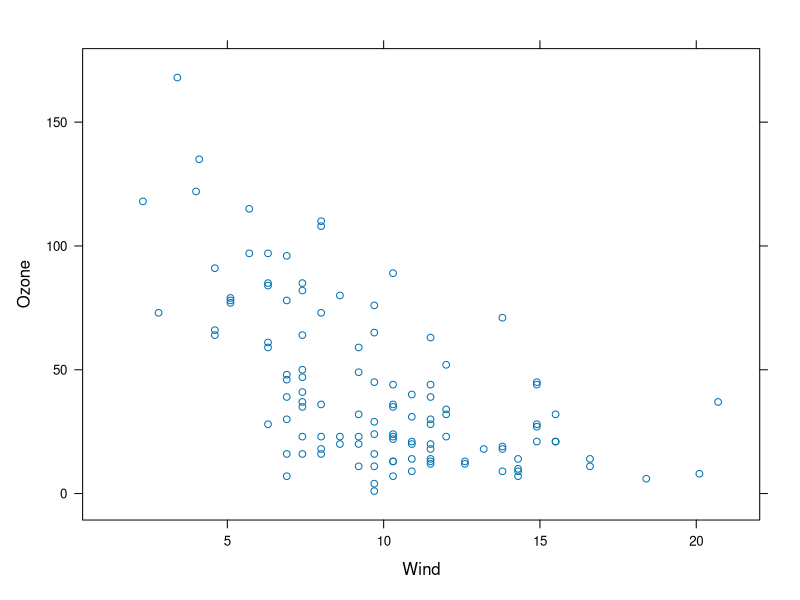
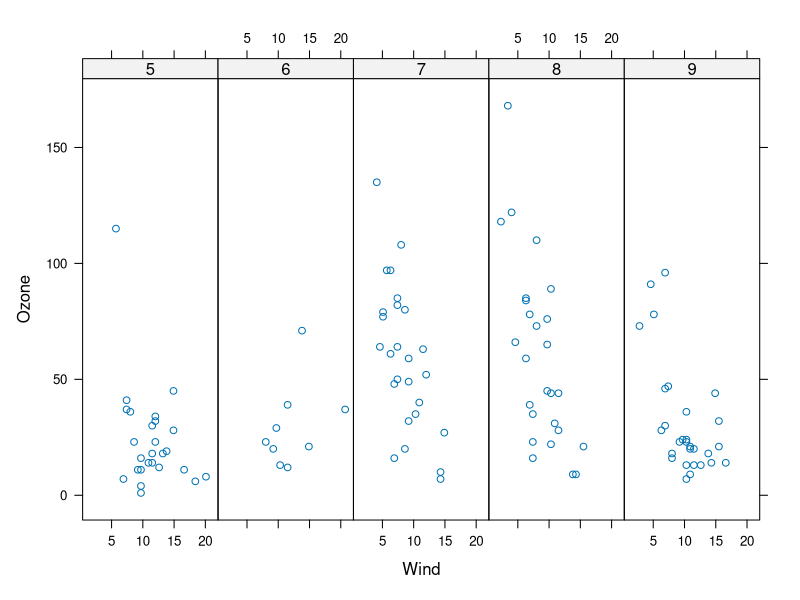
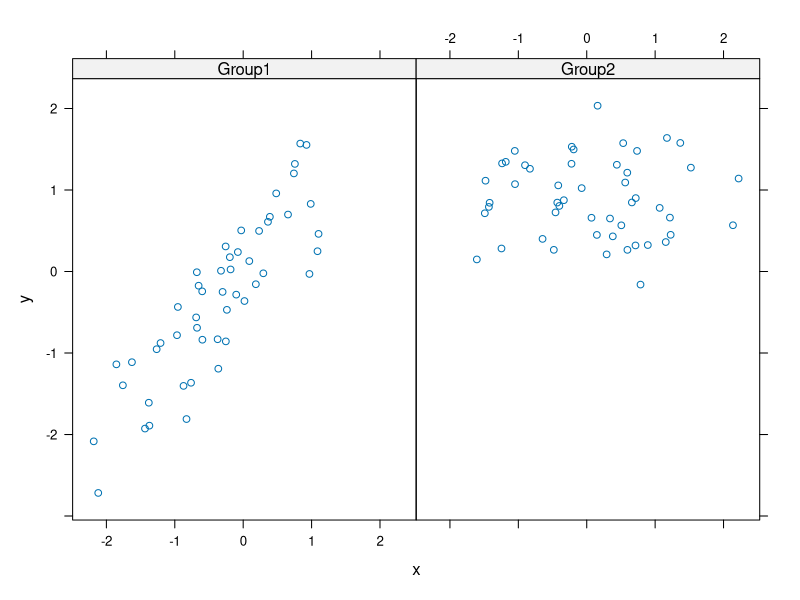
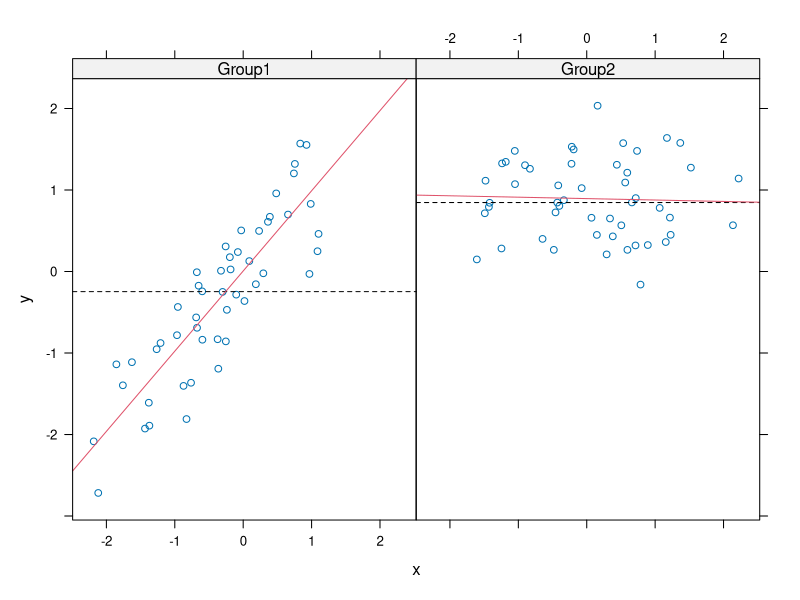

Write the R code that produced these figures, in order. (Note: this script raises an error after producing the figures.)
## ---- chunk 1

############Lattice plotting system#########


#xyplot:


library(lattice)
library(datasets)

#Simple scatter
xyplot(Ozone~Wind, data=airquality)

#seperated by month

#convert month to factor
airquality <- transform(airquality, Month= factor(Month))
xyplot(Ozone~ Wind | Month, data=airquality,layout= c(5,1))


#Lattice Panel Functions##

#Generate random data
set.seed(10)
x<- rnorm(100)
f <- rep(0:1, each=50)
y <- x + f - f*x + rnorm(100, sd=0.5)
f <- factor(f, labels = c("Group1", "Group2"))

#plot with 2 panels
xyplot( y~x | f, layout= c(2,1))


#Custom panel function (structure)

xyplot(y~x | f, panel= function(x,y,...) {
        panel.xyplot(x,y,...)#first, call the default panel function for xyplot
        panel.abline(h = median(y), lty=2) #add line at median
        panel.lmline(x,y, col=2) #slr line
        
}) 
## ---- chunk 2

g<- ggplot(df, aes(x,y))
print(g) #no layers yet

p<- g + geom_point() #save and print ggplot object
print(p)

g+ geom_point() #auto print plot object






## ---- chunk 3
plot(pressure)
